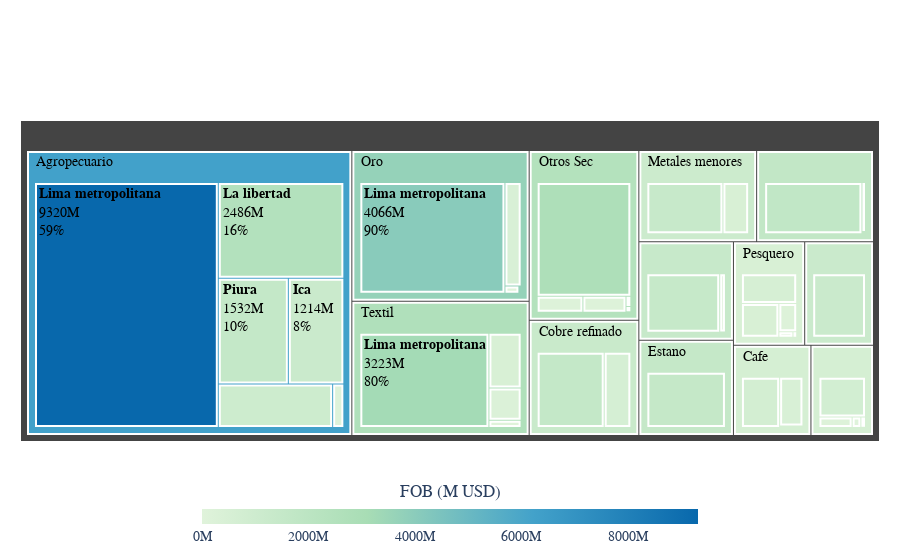

The notebook cell this image was saved under:
### Code cell
# --- 1. Filtrar año 2020-2024 y mercado = Estados Unidos -------------------------
df_us2024 = df[
    #(df['ano'] == 2024) &
    (df['mercado'] == 'Estados Unidos')
].copy()

# --- 2. Calcular FOB en millones y agrupar “Otros” --------------------------
df_us2024['fob_millions'] = df_us2024['fob_usd'] / 1e6

# Top 20 sectores
sector_totals = (
    df_us2024
    .groupby('sector_sunat')['fob_millions']
    .sum()
    .sort_values(ascending=False)
)


hm_sec = 12
top20 = sector_totals.head(hm_sec).index.tolist()

df_us2024['sector_group'] = np.where(
    df_us2024['sector_sunat'].isin(top20),
    df_us2024['sector_sunat'].str.capitalize(),
    'Otros Sec'
)

# Top 5 departamentos
dept_totals = (
    df_us2024
    .groupby('departamento')['fob_millions']
    .sum()
    .sort_values(ascending=False)
)

hm_deps = 5
top5_depts = dept_totals.head(hm_deps).index.tolist()

df_us2024['departamento_group'] = np.where(
    df_us2024['departamento'].isin(top5_depts),
    df_us2024['departamento'].str.capitalize(),
    'Otros Dep'
)

# --- 3. Agrupar y preparar para el treemap ---------------------------------
df_plot = (
    df_us2024
    .groupby(['sector_group','departamento_group'], as_index=False)
    ['fob_millions']
    .sum()
)

# --- 4. Crear treemap ------------------------------------------------------
fig_sector_deps = px.treemap(
    df_plot,
    path=['sector_group','departamento_group'],
    values='fob_millions',
    color='fob_millions',
    color_continuous_scale=['#e0f3db', '#a8ddb5', '#43a2ca', '#0868ac'],
    hover_data={'fob_millions':':.1f'}
)

# --- 5. Etiquetas y estilo de trazas ----------------------------------------
fig_sector_deps.update_traces(
    textinfo='label+value+percent parent',
    texttemplate=(
        '<b>%{label}</b><br>'
        '%{value:.0f}M<br>'
        '%{percentParent:.0%}'
    ),
    textfont=dict(size=16, family='Arial Black', color='black'),
    marker=dict(line=dict(width=2, color='white'))
)

# --- 6. Layout y ajustes finales -------------------------------------------
fig_sector_deps.update_layout(
    # no incluimos title_text
    font=dict(family='Arial', size=14),
    uniformtext=dict(minsize=14, mode='hide'),
    margin=dict(t=120, l=20, r=20, b=100),
    paper_bgcolor='white',
    coloraxis_colorbar=dict(
        title='FOB (M USD)',
        tickformat='.0f',
        ticksuffix='M',
        orientation='h',
        x=0.5,
        y=-0.12,
        xanchor='center',
        yanchor='top',
        lenmode='fraction',
        len=0.6,
        thickness=15,
        title_side='top'
    )
)

# --- 6. Guardar y mostrar --------------------------------------------------
fig_sector_deps.write_html('treemap_sectores_departamento.html')
fig_sector_deps.show()

### Figure 1 — Plotly figure (JSON) as saved in the notebook; plotly's stock layout.template omitted (floating-point values rounded to 4 significant figures)
{"data": [{"branchvalues": "total", "customdata": [[101.1], [1214.0], [2486.0], [9320.0], [1032.0], [1532.0], [0.09183], [434.7], [734.8], [13.45], [607.7], [1529.0], [1523.0], [1360.0], [459.8], [0.1075], [2.713], [0.007878], [0.1633], [1742.0], [60.86], [0.03917], [25.45], [2.968], [1.162], [4066.0], [424.9], [6.672], [0.6579], [189.9], [2762.0], [178.9], [12.8], [7.398], [27.91], [582.5], [179.1], [449.9], [1204.0], [0.06774], [19.5], [0.05831], [0.2705], [755.6], [142.1], [37.41], [0.66], [0.02774], [0.03259], [1461.0], [114.0], [0.1749], [275.3], [467.7], [0.1699], [3223.0], [62.17], [0.004431], [6244.0], [616.2], [1267.0], [1523.0], [1133.0], [1682.0], [3697.0], [2443.0], [460.9], [1203.0], [620.9], [1363.0], [2653.0]], "domain": {"x": [0, 1], "y": [0, 1]}, "hovertemplate": "labels=%{label}<br>fob_millions_sum=%{value}<br>parent=%{parent}<br>id=%{id}<br>fob_millions=%{color:.1f}<extra></extra>", "ids": ["Agropecuario/Arequipa", "Agropecuario/Ica", "Agropecuario/La libertad", "Agropecuario/Lima metropolitana", "Agropecuario/Otros Dep", "Agropecuario/Piura", "Cafe/Arequipa", "Cafe/Lima metropolitana", "Cafe/Otros Dep", "Cafe/Piura", "Cobre refinado/Arequipa", "Cobre refinado/Lima metropolitana", "Estano/Lima metropolitana", "Metales menores/Arequipa", "Metales menores/Lima metropolitana", "Metales menores/Otros Dep", "Mineria no metalica/Arequipa", "Mineria no metalica/Ica", "Mineria no metalica/La libertad", "Mineria no metalica/Lima metropolitana", "Mineria no metalica/Otros Dep", "Mineria no metalica/Piura", "Oro/Arequipa", "Oro/Ica", "Oro/La libertad", "Oro/Lima metropolitana", "Oro/Otros Dep", "Otros Sec/Arequipa", "Otros Sec/Ica", "Otros Sec/La libertad", "Otros Sec/Lima metropolitana", "Otros Sec/Otros Dep", "Otros Sec/Piura", "Pesquero/Arequipa", "Pesquero/Ica", "Pesquero/Lima metropolitana", "Pesquero/Otros Dep", "Pesquero/Piura", "Petroleo, derivados/Lima metropolitana", "Petroleo, derivados/Otros Dep", "Quimico/Arequipa", "Quimico/Ica", "Quimico/La libertad", "Quimico/Lima metropolitana", "Quimico/Otros Dep", "Quimico/Piura", "Sidero-metalurgico/Arequipa", "Sidero-metalurgico/Ica", "Sidero-metalurgico/La libertad", "Sidero-metalurgico/Lima metropolitana", "Sidero-metalurgico/Otros Dep", "Sidero-metalurgico/Piura", "Textil/Arequipa", "Textil/Ica", "Textil/La libertad", "Textil/Lima metropolitana", "Textil/Otros Dep", "Textil/Piura", "Agropecuario", "Cafe", "Cobre refinado", "Estano", "Metales menores", "Mineria no metalica", "Oro", "Otros Sec", "Pesquero", "Petroleo, derivados", "Quimico", "Sidero-metalurgico", "Textil"], "labels": ["Arequipa", "Ica", "La libertad", "Lima metropolitana", "Otros Dep", "Piura", "Arequipa", "Lima metropolitana", "Otros Dep", "Piura", "Arequipa", "Lima metropolitana", "Lima metropolitana", "Arequipa", "Lima metropolitana", "Otros Dep", "Arequipa", "Ica", "La libertad", "Lima metropolitana", "Otros Dep", "Piura", "Arequipa", "Ica", "La libertad", "Lima metropolitana", "Otros Dep", "Arequipa", "Ica", "La libertad", "Lima metropolitana", "Otros Dep", "Piura", "Arequipa", "Ica", "Lima metropolitana", "Otros Dep", "Piura", "Lima metropolitana", "Otros Dep", "Arequipa", "Ica", "La libertad", "Lima metropolitana", "Otros Dep", "Piura", "Arequipa", "Ica", "La libertad", "Lima metropolitana", "Otros Dep", "Piura", "Arequipa", "Ica", "La libertad", "Lima metropolitana", "Otros Dep", "Piura", "Agropecuario", "Cafe", "Cobre refinado", "Estano", "Metales menores", "Mineria no metalica", "Oro", "Otros Sec", "Pesquero", "Petroleo, derivados", "Quimico", "Sidero-metalurgico", "Textil"], "marker": {"coloraxis": "coloraxis", "colors": [101.1, 1214.0, 2486.0, 9320.0, 1032.0, 1532.0, 0.09183, 434.7, 734.8, 13.45, 607.7, 1529.0, 1523.0, 1360.0, 459.8, 0.1075, 2.713, 0.007878, 0.1633, 1742.0, 60.86, 0.03917, 25.45, 2.968, 1.162, 4066.0, 424.9, 6.672, 0.6579, 189.9, 2762.0, 178.9, 12.8, 7.398, 27.91, 582.5, 179.1, 449.9, 1204.0, 0.06774, 19.5, 0.05831, 0.2705, 755.6, 142.1, 37.41, 0.66, 0.02774, 0.03259, 1461.0, 114.0, 0.1749, 275.3, 467.7, 0.1699, 3223.0, 62.17, 0.004431, 6244.0, 616.2, 1267.0, 1523.0, 1133.0, 1682.0, 3697.0, 2443.0, 460.9, 1203.0, 620.9, 1363.0, 2653.0], "line": {"color": "white", "width": 2}}, "name": "", "parents": ["Agropecuario", "Agropecuario", "Agropecuario", "Agropecuario", "Agropecuario", "Agropecuario", "Cafe", "Cafe", "Cafe", "Cafe", "Cobre refinado", "Cobre refinado", "Estano", "Metales menores", "Metales menores", "Metales menores", "Mineria no metalica", "Mineria no metalica", "Mineria no metalica", "Mineria no metalica", "Mineria no metalica", "Mineria no metalica", "Oro", "Oro", "Oro", "Oro", "Oro", "Otros Sec", "Otros Sec", "Otros Sec", "Otros Sec", "Otros Sec", "Otros Sec", "Pesquero", "Pesquero", "Pesquero", "Pesquero", "Pesquero", "Petroleo, derivados", "Petroleo, derivados", "Quimico", "Quimico", "Quimico", "Quimico", "Quimico", "Quimico", "Sidero-metalurgico", "Sidero-metalurgico", "Sidero-metalurgico", "Sidero-metalurgico", "Sidero-metalurgico", "Sidero-metalurgico", "Textil", "Textil", "Textil", "Textil", "Textil", "Textil", "", "", "", "", "", "", "", "", "", "", "", "", ""], "textfont": {"color": "black", "family": "Arial Black", "size": 16}, "textinfo": "label+value+percent parent", "texttemplate": "<b>%{label}</b><br>%{value:.0f}M<br>%{percentParent:.0%}", "type": "treemap", "values": [101.1, 1214.0, 2486.0, 9320.0, 1032.0, 1532.0, 0.09183, 434.7, 734.8, 13.45, 607.7, 1529.0, 1523.0, 1360.0, 459.8, 0.1075, 2.713, 0.007878, 0.1633, 1742.0, 60.86, 0.03917, 25.45, 2.968, 1.162, 4066.0, 424.9, 6.672, 0.6579, 189.9, 2762.0, 178.9, 12.8, 7.398, 27.91, 582.5, 179.1, 449.9, 1204.0, 0.06774, 19.5, 0.05831, 0.2705, 755.6, 142.1, 37.41, 0.66, 0.02774, 0.03259, 1461.0, 114.0, 0.1749, 275.3, 467.7, 0.1699, 3223.0, 62.17, 0.004431, 15690.0, 1183.0, 2137.0, 1523.0, 1820.0, 1806.0, 4521.0, 3151.0, 1247.0, 1204.0, 955.0, 1576.0, 4028.0]}], "layout": {"coloraxis": {"colorbar": {"len": 0.6, "lenmode": "fraction", "orientation": "h", "thickness": 15, "tickformat": ".0f", "ticksuffix": "M", "title": {"side": "top", "text": "FOB (M USD)"}, "x": 0.5, "xanchor": "center", "y": -0.12, "yanchor": "top"}, "colorscale": [[0, "#e0f3db"], [0.3333, "#a8ddb5"], [0.6667, "#43a2ca"], [1, "#0868ac"]]}, "font": {"family": "Arial", "size": 14}, "legend": {"tracegroupgap": 0}, "margin": {"b": 100, "l": 20, "r": 20, "t": 120}, "paper_bgcolor": "white", "uniformtext": {"minsize": 14, "mode": "hide"}}}
